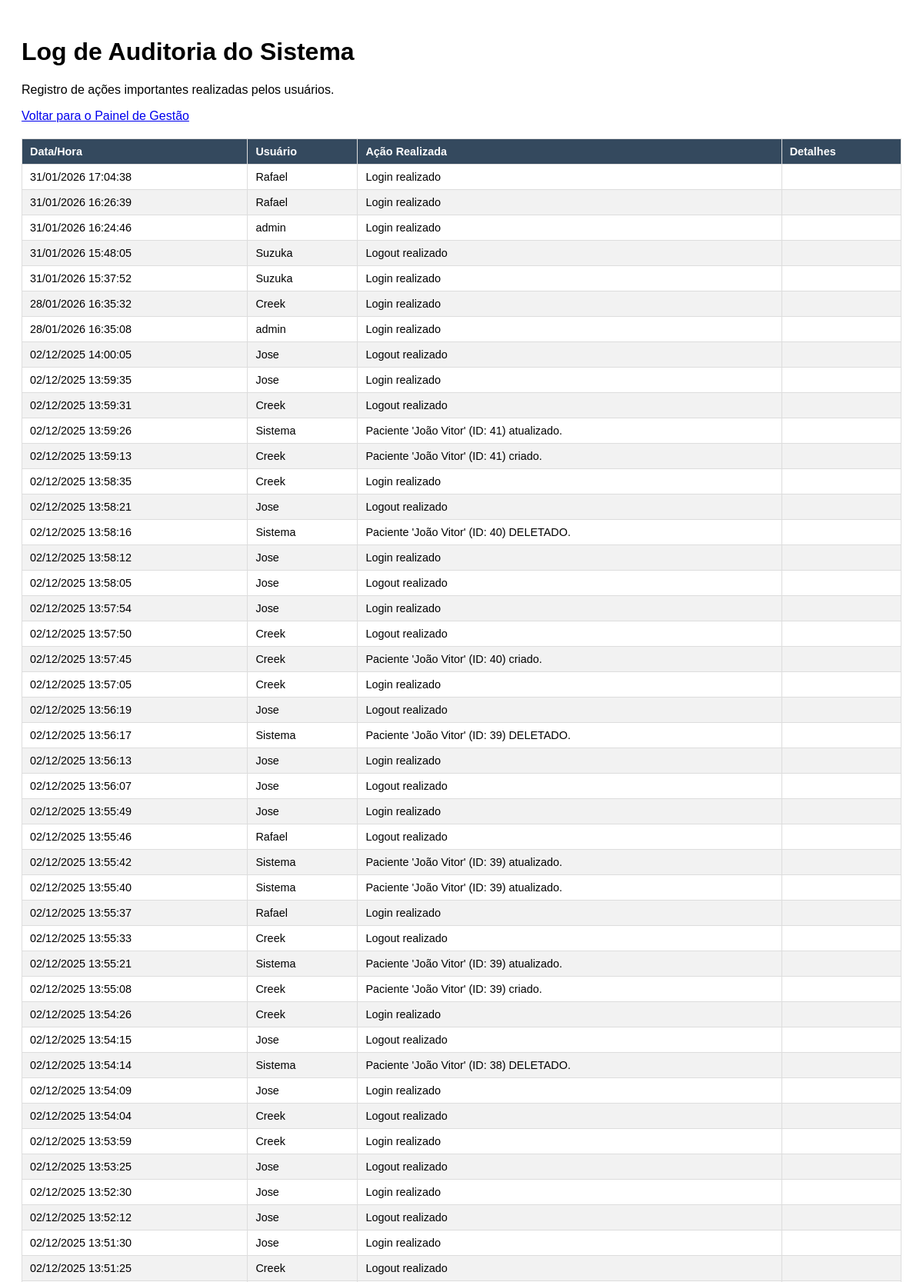
Screenshot of /master/gestao/log-auditoria/ (signed in, upper part) with the database file from the repository.
### triagem/models.py (models this page shows, shortened)
class LogAcao(models.Model):
    unidade_saude = models.ForeignKey(UnidadeSaude, on_delete=models.CASCADE, null=True) # Campo OBRIGATÓRIO
    usuario = models.ForeignKey(
        settings.AUTH_USER_MODEL,
        on_delete=models.SET_NULL, # Mantém o log mesmo se o usuário for deletado
        null=True,
        blank=True,
        verbose_name="Usuário"
    )
    acao = models.CharField(max_length=255, verbose_name="Ação Realizada")
    detalhes = models.TextField(blank=True, null=True, verbose_name="Detalhes Adicionais")
    timestamp = models.DateTimeField(auto_now_add=True, verbose_name="Data/Hora")
    class Meta:
        ordering = ['-timestamp'] # Ordena do mais recente para o mais antigo
        verbose_name = "Registro de Auditoria"
        verbose_name_plural = "Registros de Auditoria"

class CustomUser(AbstractUser):
    unidade_saude = models.ForeignKey(UnidadeSaude, on_delete=models.CASCADE, null=True) # Campo OBRIGATÓRIO
    class TipoUsuario(models.TextChoices):
        ATENDENTE = 'ATENDENTE', 'Atendente'
        MEDICO = 'MEDICO', 'Médico'
        ENFERMEIRO = 'ENFERMEIRO', 'Enfermeiro'
        ADMIN = 'ADMIN', 'Admin'
    UF_CHOICES = [
        ('AC', 'AC'), ('AL', 'AL'), ('AP', 'AP'), ('AM', 'AM'), ('BA', 'BA'),
        ('CE', 'CE'), ('DF', 'DF'), ('ES', 'ES'), ('GO', 'GO'), ('MA', 'MA'),
        ('MT', 'MT'), ('MS', 'MS'), ('MG', 'MG'), ('PA', 'PA'), ('PB', 'PB'),
        ('PR', 'PR'), ('PE', 'PE'), ('PI', 'PI'), ('RJ', 'RJ'), ('RN', 'RN'),
        ('RS', 'RS'), ('RO', 'RO'), ('RR', 'RR'), ('SC', 'SC'), ('SP', 'SP'),
        ('SE', 'SE'), ('TO', 'TO'),
    ]
    Especializacoes = [
        ('CLINICA_GERAL', 'Clínica Geral'),
        ('CARDIOLOGIA', 'Cardiologia'),
        ('ORTOPEDIA', 'Ortopedia'),
        ('PEDIATRIA', 'Pediatria'),
        ('NEUROLOGIA', 'Neurologia'),
        ('OUTRA', 'Outra')
    ]
    nome_completo = models.CharField(max_length=255)
    email = models.EmailField(unique=True)
    cpf = models.CharField(max_length=14, unique=True)
    telefone = models.CharField(max_length=20, blank=True, null=True)
    tipo_usuario = models.CharField(max_length=20, choices=TipoUsuario.choices, default=TipoUsuario.ATENDENTE)
    crm = models.CharField(max_length=20, blank=True, null=True, verbose_name="CRM (Apenas para Médicos)")
    especializacao = models.CharField(max_length=50, choices=Especializacoes,blank=True,null=True)
    coren = models.CharField(max_length=20, blank=True, null=True, verbose_name="COREN (Apenas para Téc. de Enfermagem)")
    uf_registro = models.CharField(max_length=2, choices=UF_CHOICES, blank=True, null=True, verbose_name="UF do Registro Profissional")
    foto_perfil = models.ImageField(upload_to='fotos_perfil/', default='fotos_perfil/default.jpg', null=True,blank=True,verbose_name="Foto de Perfil")
    USERNAME_FIELD = 'username'
    REQUIRED_FIELDS = ['email', 'nome_completo', 'cpf']

### triagem/decorators.py (the view)
    def _wrapped_view(request, *args, **kwargs):
        if not (request.user.is_superuser or (request.user.is_authenticated and request.user.tipo_usuario == 'ADMIN')):
            raise PermissionDenied
        return view_func(request, *args, **kwargs)

### triagem/views.py (called while the page is built)
@login_required
@admin_required # Protege a view
def log_auditoria_view(request):
    unidade_atual = request.user.unidade_saude
    log_list = LogAcao.objects.filter(unidade_saude=unidade_atual) # Pega todos os logs (já ordenados pelo Meta)
    paginator = Paginator(log_list, 50) # Mostra 50 logs por página
    page_number = request.GET.get('page')
    page_obj = paginator.get_page(page_number)
    context = {
        'page_obj': page_obj,
        'pagina_ativa': 'gestao', # Ou crie um 'log' se quiser
    }
    return render(request, 'site/log_auditoria.html', context)

### triagem/templates/site/log_auditoria.html (shortened to what this page needs)
<!DOCTYPE html>
<html lang="pt-br">
<head>
</head>
<body>
    <h1>Log de Auditoria do Sistema</h1>
    <p>Registro de ações importantes realizadas pelos usuários.</p>
    <p><a href="{% url 'hosp:painel_gestao' %}">Voltar para o Painel de Gestão</a></p>
    <table>
        <thead>
            <tr>
                <th>Data/Hora</th>
                <th>Usuário</th>
                <th>Ação Realizada</th>
                <th>Detalhes</th>
            </tr>
        </thead>
        <tbody>
            {% for log in page_obj %}
            <tr>
                <td>{{ log.timestamp|date:"d/m/Y H:i:s" }}</td>
                <td>{{ log.usuario.username|default:"Sistema" }}</td>
                <td>{{ log.acao }}</td>
                <td>{{ log.detalhes|default:"" }}</td>
            </tr>
            {% empty %}
            <tr>
                <td colspan="4" style="text-align: center;">Nenhum registro de auditoria encontrado.</td>
            </tr>
            {% endfor %}
        </tbody>
    </table>
</body>
</html>

### triagem/templates/site/log_auditoria.html (style rules this page uses)
body { font-family: sans-serif; padding: 20px; }
table { width: 100%; border-collapse: collapse; margin-top: 20px; }
th, td { padding: 8px 10px; border: 1px solid #ddd; text-align: left; font-size: 0.9em; }
thead { background-color: #34495e; color: white; }
tbody tr:nth-child(even) { background-color: #f2f2f2; }

### rows the page displays
LogAcao: timestamp "31/01/2026 17:04:38", usuario.username "Rafael", acao "Login realizado"
LogAcao: timestamp "31/01/2026 16:26:39", usuario.username "Rafael", acao "Login realizado"
LogAcao: timestamp "31/01/2026 16:24:46", usuario.username "admin", acao "Login realizado"
LogAcao: timestamp "31/01/2026 15:48:05", usuario.username "Suzuka", acao "Logout realizado"
LogAcao: timestamp "31/01/2026 15:37:52", usuario.username "Suzuka", acao "Login realizado"
LogAcao: timestamp "28/01/2026 16:35:32", usuario.username "Creek", acao "Login realizado"
LogAcao: timestamp "28/01/2026 16:35:08", usuario.username "admin", acao "Login realizado"
LogAcao: timestamp "02/12/2025 14:00:05", usuario.username "Jose", acao "Logout realizado"
LogAcao: timestamp "02/12/2025 13:59:35", usuario.username "Jose", acao "Login realizado"
LogAcao: timestamp "02/12/2025 13:59:31", usuario.username "Creek", acao "Logout realizado"
LogAcao: timestamp "02/12/2025 13:59:26", usuario.username "Sistema", acao "Paciente 'João Vitor' (ID: 41) atualizado."
LogAcao: timestamp "02/12/2025 13:59:13", usuario.username "Creek", acao "Paciente 'João Vitor' (ID: 41) criado."
LogAcao: timestamp "02/12/2025 13:58:35", usuario.username "Creek", acao "Login realizado"
LogAcao: timestamp "02/12/2025 13:58:21", usuario.username "Jose", acao "Logout realizado"
LogAcao: timestamp "02/12/2025 13:58:16", usuario.username "Sistema", acao "Paciente 'João Vitor' (ID: 40) DELETADO."
LogAcao: timestamp "02/12/2025 13:58:12", usuario.username "Jose", acao "Login realizado"
LogAcao: timestamp "02/12/2025 13:58:05", usuario.username "Jose", acao "Logout realizado"
LogAcao: timestamp "02/12/2025 13:57:54", usuario.username "Jose", acao "Login realizado"
LogAcao: timestamp "02/12/2025 13:57:50", usuario.username "Creek", acao "Logout realizado"
LogAcao: timestamp "02/12/2025 13:57:45", usuario.username "Creek", acao "Paciente 'João Vitor' (ID: 40) criado."
LogAcao: timestamp "02/12/2025 13:57:05", usuario.username "Creek", acao "Login realizado"
LogAcao: timestamp "02/12/2025 13:56:19", usuario.username "Jose", acao "Logout realizado"
LogAcao: timestamp "02/12/2025 13:56:17", usuario.username "Sistema", acao "Paciente 'João Vitor' (ID: 39) DELETADO."
LogAcao: timestamp "02/12/2025 13:56:13", usuario.username "Jose", acao "Login realizado"
LogAcao: timestamp "02/12/2025 13:56:07", usuario.username "Jose", acao "Logout realizado"
LogAcao: timestamp "02/12/2025 13:55:49", usuario.username "Jose", acao "Login realizado"
LogAcao: timestamp "02/12/2025 13:55:46", usuario.username "Rafael", acao "Logout realizado"
LogAcao: timestamp "02/12/2025 13:55:42", usuario.username "Sistema", acao "Paciente 'João Vitor' (ID: 39) atualizado."
LogAcao: timestamp "02/12/2025 13:55:40", usuario.username "Sistema", acao "Paciente 'João Vitor' (ID: 39) atualizado."
LogAcao: timestamp "02/12/2025 13:55:37", usuario.username "Rafael", acao "Login realizado"
LogAcao: timestamp "02/12/2025 13:55:33", usuario.username "Creek", acao "Logout realizado"
LogAcao: timestamp "02/12/2025 13:55:21", usuario.username "Sistema", acao "Paciente 'João Vitor' (ID: 39) atualizado."
LogAcao: timestamp "02/12/2025 13:55:08", usuario.username "Creek", acao "Paciente 'João Vitor' (ID: 39) criado."
LogAcao: timestamp "02/12/2025 13:54:26", usuario.username "Creek", acao "Login realizado"
LogAcao: timestamp "02/12/2025 13:54:15", usuario.username "Jose", acao "Logout realizado"
LogAcao: timestamp "02/12/2025 13:54:14", usuario.username "Sistema", acao "Paciente 'João Vitor' (ID: 38) DELETADO."
LogAcao: timestamp "02/12/2025 13:54:09", usuario.username "Jose", acao "Login realizado"
LogAcao: timestamp "02/12/2025 13:54:04", usuario.username "Creek", acao "Logout realizado"
LogAcao: timestamp "02/12/2025 13:53:59", usuario.username "Creek", acao "Login realizado"
LogAcao: timestamp "02/12/2025 13:53:25", usuario.username "Jose", acao "Logout realizado"
LogAcao: timestamp "02/12/2025 13:52:30", usuario.username "Jose", acao "Login realizado"
LogAcao: timestamp "02/12/2025 13:52:12", usuario.username "Jose", acao "Logout realizado"
LogAcao: timestamp "02/12/2025 13:51:30", usuario.username "Jose", acao "Login realizado"
LogAcao: timestamp "02/12/2025 13:51:25", usuario.username "Creek", acao "Logout realizado"
